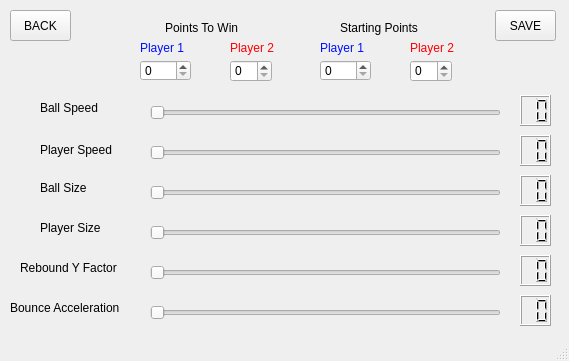
<?xml version="1.0" encoding="UTF-8"?>
<ui version="4.0">
 <class>MainWindow</class>
 <widget class="QMainWindow" name="MainWindow">
  <property name="geometry">
   <rect>
    <x>0</x>
    <y>0</y>
    <width>569</width>
    <height>361</height>
   </rect>
  </property>
  <property name="windowTitle">
   <string>MainWindow</string>
  </property>
  <widget class="QWidget" name="centralwidget">
   <widget class="QSlider" name="ball_speed_slider">
    <property name="geometry">
     <rect>
      <x>150</x>
      <y>100</y>
      <width>351</width>
      <height>25</height>
     </rect>
    </property>
    <property name="minimum">
     <number>1</number>
    </property>
    <property name="maximum">
     <number>30</number>
    </property>
    <property name="orientation">
     <enum>Qt::Horizontal</enum>
    </property>
   </widget>
   <widget class="QPushButton" name="back_button">
    <property name="geometry">
     <rect>
      <x>10</x>
      <y>10</y>
      <width>61</width>
      <height>31</height>
     </rect>
    </property>
    <property name="text">
     <string>BACK</string>
    </property>
   </widget>
   <widget class="QLabel" name="ball_speed">
    <property name="geometry">
     <rect>
      <x>40</x>
      <y>100</y>
      <width>71</width>
      <height>16</height>
     </rect>
    </property>
    <property name="text">
     <string>Ball Speed</string>
    </property>
   </widget>
   <widget class="QSlider" name="player_speed_slider">
    <property name="geometry">
     <rect>
      <x>150</x>
      <y>140</y>
      <width>351</width>
      <height>25</height>
     </rect>
    </property>
    <property name="orientation">
     <enum>Qt::Horizontal</enum>
    </property>
   </widget>
   <widget class="QLabel" name="player_speed">
    <property name="geometry">
     <rect>
      <x>40</x>
      <y>140</y>
      <width>81</width>
      <height>20</height>
     </rect>
    </property>
    <property name="text">
     <string>Player Speed</string>
    </property>
   </widget>
   <widget class="QSlider" name="bounce_acceleration_slider">
    <property name="geometry">
     <rect>
      <x>150</x>
      <y>300</y>
      <width>351</width>
      <height>25</height>
     </rect>
    </property>
    <property name="orientation">
     <enum>Qt::Horizontal</enum>
    </property>
   </widget>
   <widget class="QSlider" name="ball_size_slider">
    <property name="geometry">
     <rect>
      <x>150</x>
      <y>180</y>
      <width>351</width>
      <height>25</height>
     </rect>
    </property>
    <property name="orientation">
     <enum>Qt::Horizontal</enum>
    </property>
   </widget>
   <widget class="QSlider" name="player_size_slider">
    <property name="geometry">
     <rect>
      <x>150</x>
      <y>220</y>
      <width>351</width>
      <height>25</height>
     </rect>
    </property>
    <property name="orientation">
     <enum>Qt::Horizontal</enum>
    </property>
   </widget>
   <widget class="QLabel" name="label_2">
    <property name="geometry">
     <rect>
      <x>165</x>
      <y>20</y>
      <width>91</width>
      <height>16</height>
     </rect>
    </property>
    <property name="text">
     <string>Points To Win</string>
    </property>
   </widget>
   <widget class="QSpinBox" name="player1_points_to_win">
    <property name="geometry">
     <rect>
      <x>140</x>
      <y>60</y>
      <width>51</width>
      <height>21</height>
     </rect>
    </property>
   </widget>
   <widget class="QLabel" name="label_3">
    <property name="geometry">
     <rect>
      <x>140</x>
      <y>40</y>
      <width>61</width>
      <height>16</height>
     </rect>
    </property>
    <property name="styleSheet">
     <string notr="true">color: rgb(0, 15, 255);</string>
    </property>
    <property name="text">
     <string>Player 1</string>
    </property>
   </widget>
   <widget class="QLabel" name="label_4">
    <property name="geometry">
     <rect>
      <x>230</x>
      <y>40</y>
      <width>61</width>
      <height>16</height>
     </rect>
    </property>
    <property name="styleSheet">
     <string notr="true">color: rgb(255, 0, 4);</string>
    </property>
    <property name="text">
     <string>Player 2</string>
    </property>
   </widget>
   <widget class="QSpinBox" name="player2_points_to_win">
    <property name="geometry">
     <rect>
      <x>230</x>
      <y>60</y>
      <width>42</width>
      <height>22</height>
     </rect>
    </property>
   </widget>
   <widget class="QLabel" name="label_5">
    <property name="geometry">
     <rect>
      <x>340</x>
      <y>20</y>
      <width>101</width>
      <height>16</height>
     </rect>
    </property>
    <property name="text">
     <string>Starting Points</string>
    </property>
   </widget>
   <widget class="QSpinBox" name="player2_starting_points">
    <property name="geometry">
     <rect>
      <x>410</x>
      <y>60</y>
      <width>42</width>
      <height>22</height>
     </rect>
    </property>
   </widget>
   <widget class="QLabel" name="label_6">
    <property name="geometry">
     <rect>
      <x>320</x>
      <y>40</y>
      <width>61</width>
      <height>16</height>
     </rect>
    </property>
    <property name="styleSheet">
     <string notr="true">color: rgb(0, 15, 255);</string>
    </property>
    <property name="text">
     <string>Player 1</string>
    </property>
   </widget>
   <widget class="QSpinBox" name="player1_starting_points">
    <property name="geometry">
     <rect>
      <x>320</x>
      <y>60</y>
      <width>51</width>
      <height>21</height>
     </rect>
    </property>
   </widget>
   <widget class="QLabel" name="label_7">
    <property name="geometry">
     <rect>
      <x>410</x>
      <y>40</y>
      <width>61</width>
      <height>16</height>
     </rect>
    </property>
    <property name="styleSheet">
     <string notr="true">color: rgb(255, 0, 4);</string>
    </property>
    <property name="text">
     <string>Player 2</string>
    </property>
   </widget>
   <widget class="QLabel" name="label_8">
    <property name="geometry">
     <rect>
      <x>40</x>
      <y>180</y>
      <width>81</width>
      <height>16</height>
     </rect>
    </property>
    <property name="text">
     <string>Ball Size</string>
    </property>
   </widget>
   <widget class="QLabel" name="label_9">
    <property name="geometry">
     <rect>
      <x>40</x>
      <y>220</y>
      <width>71</width>
      <height>16</height>
     </rect>
    </property>
    <property name="text">
     <string>Player Size</string>
    </property>
   </widget>
   <widget class="QLabel" name="label_10">
    <property name="geometry">
     <rect>
      <x>40</x>
      <y>300</y>
      <width>81</width>
      <height>16</height>
     </rect>
    </property>
    <property name="text">
     <string/>
    </property>
   </widget>
   <widget class="QLabel" name="label_11">
    <property name="geometry">
     <rect>
      <x>10</x>
      <y>300</y>
      <width>131</width>
      <height>16</height>
     </rect>
    </property>
    <property name="text">
     <string>Bounce Acceleration</string>
    </property>
   </widget>
   <widget class="QSlider" name="rebound_y_slider">
    <property name="geometry">
     <rect>
      <x>150</x>
      <y>260</y>
      <width>351</width>
      <height>25</height>
     </rect>
    </property>
    <property name="orientation">
     <enum>Qt::Horizontal</enum>
    </property>
   </widget>
   <widget class="QLabel" name="label">
    <property name="geometry">
     <rect>
      <x>20</x>
      <y>260</y>
      <width>121</width>
      <height>16</height>
     </rect>
    </property>
    <property name="text">
     <string>Rebound Y Factor</string>
    </property>
   </widget>
   <widget class="QLCDNumber" name="ball_speed_lcd">
    <property name="geometry">
     <rect>
      <x>520</x>
      <y>95</y>
      <width>31</width>
      <height>31</height>
     </rect>
    </property>
    <property name="digitCount">
     <number>2</number>
    </property>
   </widget>
   <widget class="QLCDNumber" name="player_speed_lcd">
    <property name="geometry">
     <rect>
      <x>520</x>
      <y>135</y>
      <width>31</width>
      <height>31</height>
     </rect>
    </property>
    <property name="digitCount">
     <number>2</number>
    </property>
   </widget>
   <widget class="QLCDNumber" name="ball_size_lcd">
    <property name="geometry">
     <rect>
      <x>520</x>
      <y>175</y>
      <width>31</width>
      <height>31</height>
     </rect>
    </property>
    <property name="digitCount">
     <number>2</number>
    </property>
   </widget>
   <widget class="QLCDNumber" name="player_size_lcd">
    <property name="geometry">
     <rect>
      <x>520</x>
      <y>215</y>
      <width>31</width>
      <height>31</height>
     </rect>
    </property>
    <property name="digitCount">
     <number>2</number>
    </property>
   </widget>
   <widget class="QLCDNumber" name="rebound_y_lcd">
    <property name="geometry">
     <rect>
      <x>520</x>
      <y>255</y>
      <width>31</width>
      <height>31</height>
     </rect>
    </property>
    <property name="digitCount">
     <number>2</number>
    </property>
   </widget>
   <widget class="QLCDNumber" name="bounce_acceleration_lcd">
    <property name="geometry">
     <rect>
      <x>520</x>
      <y>295</y>
      <width>31</width>
      <height>31</height>
     </rect>
    </property>
    <property name="digitCount">
     <number>2</number>
    </property>
   </widget>
   <widget class="QPushButton" name="save_button">
    <property name="geometry">
     <rect>
      <x>495</x>
      <y>10</y>
      <width>61</width>
      <height>31</height>
     </rect>
    </property>
    <property name="text">
     <string>SAVE</string>
    </property>
   </widget>
  </widget>
  <widget class="QStatusBar" name="statusbar"/>
 </widget>
 <resources/>
 <connections/>
</ui>
